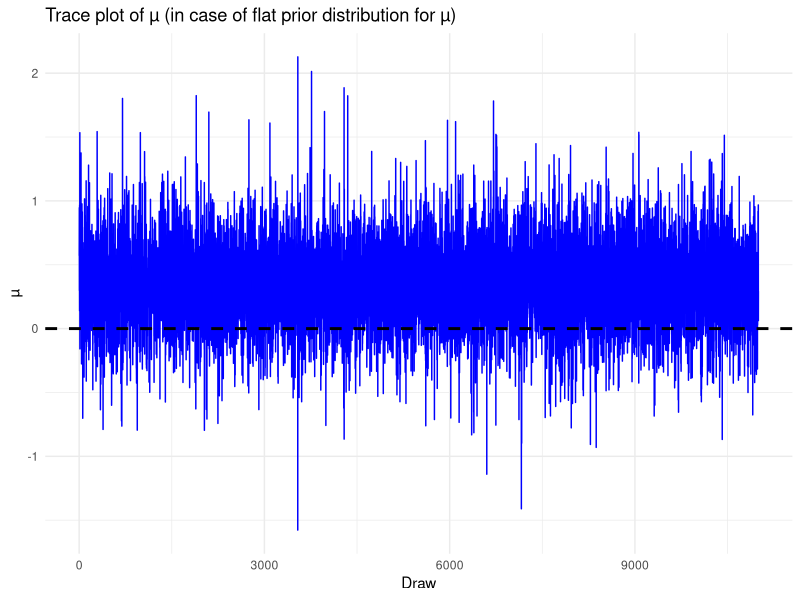
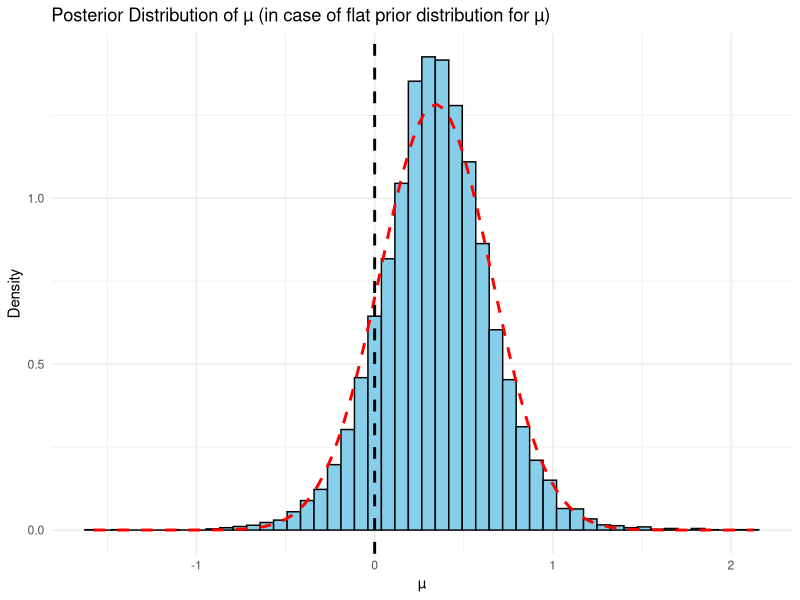
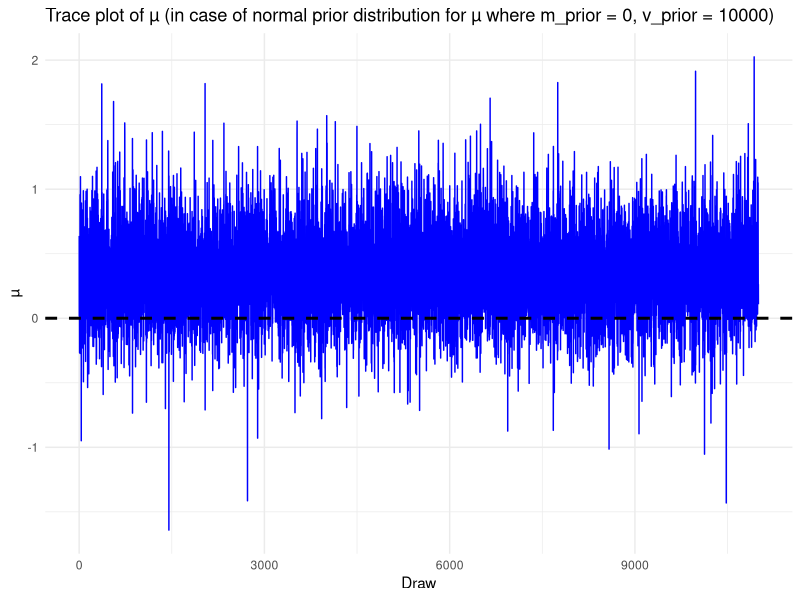
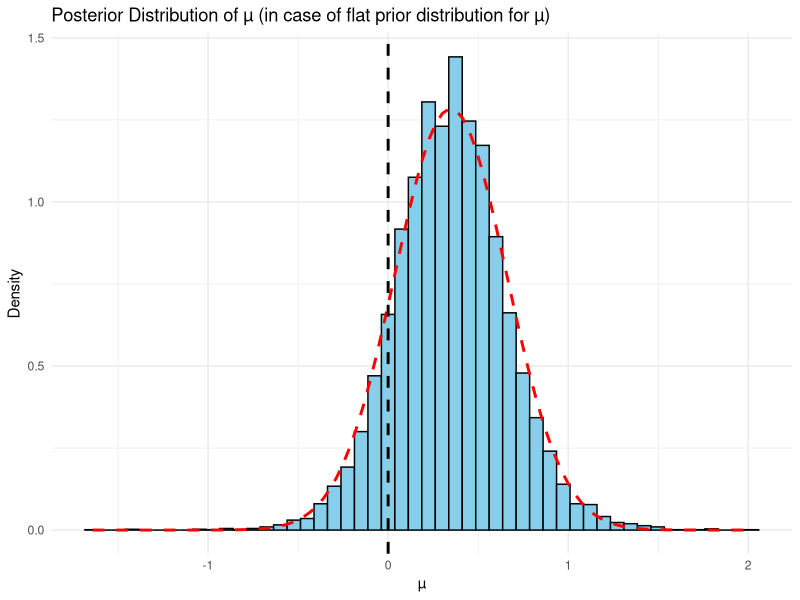
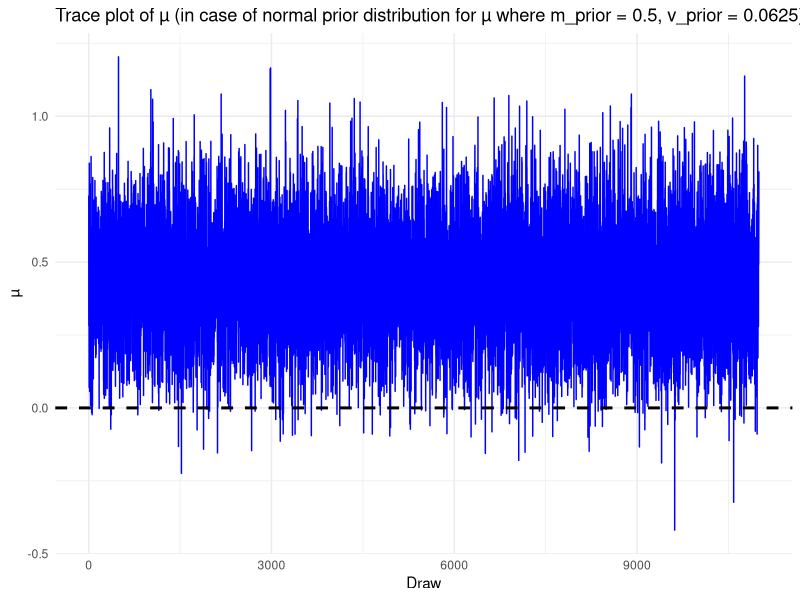
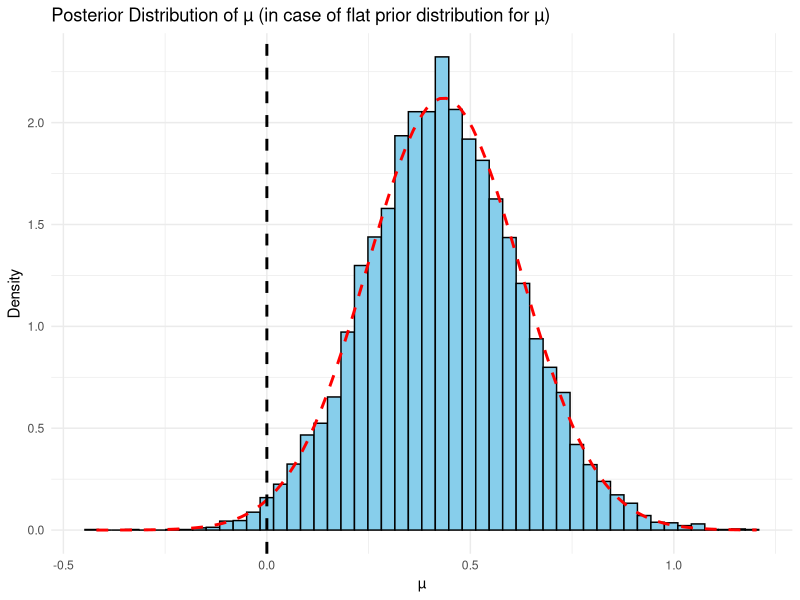
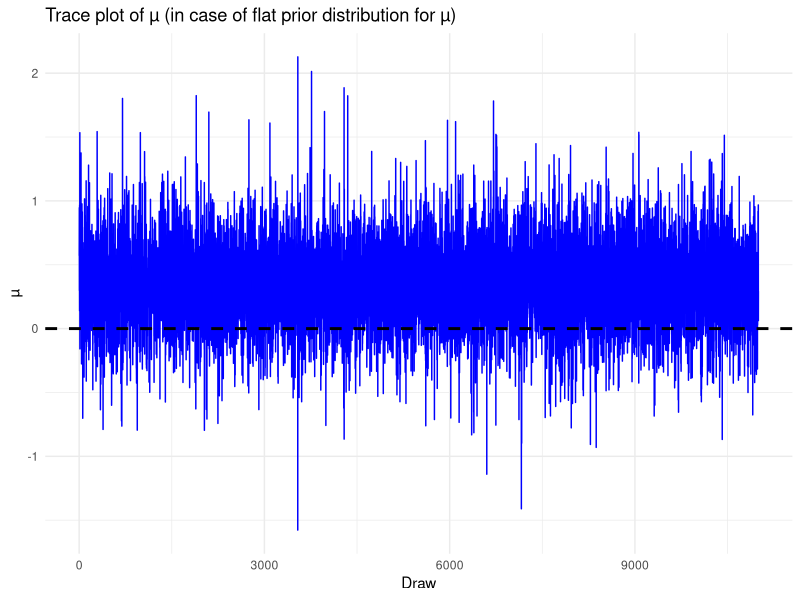
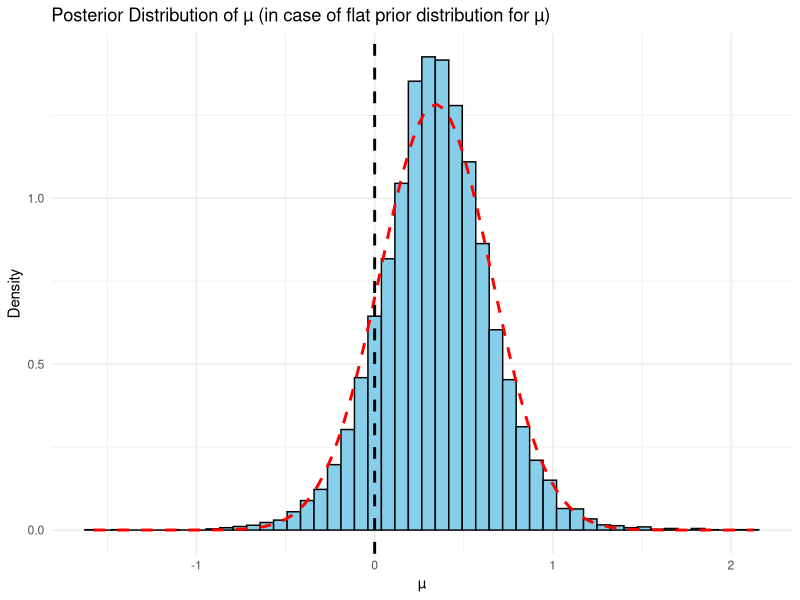

Write R code to recreate these figures, in order. (Note: this script raises an error after producing the figures.)
## ---- chunk 1
print('Gibbs sampling in case of flat prior distribution for µ')
sampleData <- c(1.6088,-1.4579,0.4502,1.0701,-0.3803,1.1201,0.4199,0.3998,-0.1904,0.3932)
numberOfSimulations <- 11000
numberOfBurnIn <- 1000

gibbsSampling_flatPrior <- function(input_sample){
  h_list <- numeric(numberOfSimulations)
  mu_list <- numeric(numberOfSimulations)
  
  initial_mu <- mean(input_sample)
  numberOfSample <- length(input_sample)
  
  # Gibbs sampling
  for (i in 1:numberOfSimulations) {
    a <- numberOfSample / 2
    
    if (i-1 == 0){
      b <- 1 / (1/2 * sum(sapply(1:numberOfSample, 
                                 function(j) (input_sample[j] - initial_mu)^2)))
    } else {
      b <- 1 / (1/2 * sum(sapply(1:numberOfSample, 
                                 function(j) (input_sample[j] - mu_list[i-1])^2)))
    }
    
    bar_y <- mean(sampleData)
    
    # draw from Gamma distribution
    h_list[i] <- rgamma(n = 1, shape = a, scale = b)
    
    # draw from Normal distribution
    mu_list[i] <- rnorm(n = 1, mean = bar_y, 
                        sd = sqrt(1/(h_list[i] * numberOfSample)))
  }
  return(list(h=h_list, mu=mu_list))
}

a_result <- gibbsSampling_flatPrior(sampleData)

# Trace plot of µ
library(ggplot2)
df <- data.frame(draw = seq_along(a_result$mu), mu = a_result$mu)

ggplot(df, aes(x = draw, y = mu)) +
  geom_line(color = 'blue') +
  geom_hline(yintercept = 0, color = 'black', linetype = 'dashed', linewidth = 1) +
  labs(title = 'Trace plot of µ (in case of flat prior distribution for µ)',
       x = 'Draw', y = 'µ') +
  theme_minimal()
ggsave('figures/a_flatPrior_tracePlot.png', width = 10, height = 6, dpi = 300)

ggplot(df, aes(x = mu)) +
    geom_histogram(aes(y = ..density..),
                   bins = 50, fill = 'skyblue', color = 'black') +
    stat_function(fun = dnorm,
                  args = list(mean = mean(df$mu), sd = sd(df$mu)),
                  color = 'red', linewidth = 1, linetype = 'dashed') +
    geom_vline(xintercept = 0, color = 'black', linetype = 'dashed', linewidth = 1) +
    labs(
      title = 'Posterior Distribution of µ (in case of flat prior distribution for µ)',
      x = 'µ',
      y = 'Density'
    ) +
    theme_minimal()
ggsave('figures/a_flatPrior_hist.png', width = 10, height = 6, dpi = 300)

twosided_pvalue <- function(p_pos, p_neg) {
  result <- 2 * min(p_pos, p_neg)
  
  result <- min(result, 1)
  
  return(result)
}

# estimate the posterior probabilities
print('The posterior probabilities are:')
sum_mu_greater_0 <- sum(a_result$mu[numberOfBurnIn:numberOfSimulations] > 0)/(numberOfSimulations-numberOfBurnIn)
print(paste('Pr(µ > 0 | y) =', sum_mu_greater_0))

sum_mu_less_0 <- sum(a_result$mu[numberOfBurnIn:numberOfSimulations] < 0)/(numberOfSimulations-numberOfBurnIn)
print(paste('Pr(µ < 0 | y) =', sum_mu_less_0))
## ---- chunk 2
print('Gibbs sampling in case of normal prior distribution for µ')

gibbsSampling_normalPrior <- function(input_sample, prior_mean, prior_variance){
  h_list <- numeric(numberOfSimulations)
  mu_list <- numeric(numberOfSimulations)
  
  initial_mu <- mean(input_sample)
  numberOfSample <- length(input_sample)
  
  for (i in 1:numberOfSimulations) {
    a <- numberOfSample / 2
    
    if (i-1 == 0){
      b <- 1 / (1/2 * sum(sapply(1:numberOfSample, 
                                 function(j) (input_sample[j] - initial_mu)^2)))
    } else {
      b <- 1 / (1/2 * sum(sapply(1:numberOfSample, 
                                 function(j) (input_sample[j] - mu_list[i-1])^2)))
    }
    
    bar_y <- mean(input_sample)
    
    # draw from Gamma distribution
    h_list[i] <- rgamma(n = 1, shape = a, scale = b)
    
    # draw from Normal distribution
    posterior_mean <- ((prior_mean/prior_variance) 
                       + h_list[i]*numberOfSample*mean(input_sample)) / (1/prior_variance + h_list[i]*numberOfSample)
    posterior_variance <- 1 / (1/prior_variance + h_list[i]*numberOfSample)
    
    mu_list[i] <- rnorm(n = 1, mean = posterior_mean, sd = sqrt(posterior_variance))
  }
  return(list(h=h_list, mu=mu_list))
}

b_prior_mean <- 0
b_prior_variance <- 100^2 

b_result <- gibbsSampling_normalPrior(sampleData, b_prior_mean, b_prior_variance)

# Trace plot of µ
df <- data.frame(draw = seq_along(b_result$mu), mu = b_result$mu)

ggplot(df, aes(x = draw, y = mu)) +
  geom_line(color = 'blue') +
  geom_hline(yintercept = 0, color = 'black', linetype = 'dashed', linewidth = 1) +
  labs(title = 'Trace plot of µ (in case of normal prior distribution for µ where m_prior = 0, v_prior = 10000)',
       x = 'Draw', y = 'µ') +
  theme_minimal()
ggsave('figures/b_normalPrior_tracePlot.png', width = 10, height = 6, dpi = 300)

ggplot(df, aes(x = mu)) +
    geom_histogram(aes(y = ..density..),
                   bins = 50, fill = 'skyblue', color = 'black') +
    stat_function(fun = dnorm,
                  args = list(mean = mean(df$mu), sd = sd(df$mu)),
                  color = 'red', linewidth = 1, linetype = 'dashed') +
    geom_vline(xintercept = 0, color = 'black', linetype = 'dashed', linewidth = 1) +
    labs(
      title = 'Posterior Distribution of µ (in case of flat prior distribution for µ)',
      x = 'µ',
      y = 'Density'
    ) +
    theme_minimal()
ggsave('figures/b_flatPrior_hist.png', width = 10, height = 6, dpi = 300)

# estimate the posterior probabilities
print('The posterior probabilities are:')
sum_mu_greater_0 <- sum(b_result$mu[numberOfBurnIn:numberOfSimulations] > 0)/(numberOfSimulations-numberOfBurnIn)
print(paste('Pr(µ > 0 | y) =', sum_mu_greater_0))

sum_mu_less_0 <- sum(b_result$mu[numberOfBurnIn:numberOfSimulations] < 0)/(numberOfSimulations-numberOfBurnIn)
print(paste('Pr(µ < 0 | y) =', sum_mu_less_0))
## ---- chunk 3
print('Gibbs sampling in case of normal prior distribution for µ')
c_prior_mean <- 0.5
c_prior_variance <- 0.25^2

c_result <- gibbsSampling_normalPrior(sampleData, c_prior_mean, c_prior_variance)

# Trace plot of µ
df <- data.frame(draw = seq_along(c_result$mu), mu = c_result$mu)

ggplot(df, aes(x = draw, y = mu)) +
  geom_line(color = 'blue') +
  geom_hline(yintercept = 0, color = 'black', linetype = 'dashed', linewidth = 1) +
  labs(title = 'Trace plot of µ (in case of normal prior distribution for µ where m_prior = 0.5, v_prior = 0.0625)',
       x = 'Draw', y = 'µ') +
  theme_minimal()
ggsave('figures/c_normalPrior_tracePlot.png', width = 10, height = 6, dpi = 300)

ggplot(df, aes(x = mu)) +
    geom_histogram(aes(y = ..density..),
                   bins = 50, fill = 'skyblue', color = 'black') +
    stat_function(fun = dnorm,
                  args = list(mean = mean(df$mu), sd = sd(df$mu)),
                  color = 'red', linewidth = 1, linetype = 'dashed') +
    geom_vline(xintercept = 0, color = 'black', linetype = 'dashed', linewidth = 1) +
    labs(
      title = 'Posterior Distribution of µ (in case of flat prior distribution for µ)',
      x = 'µ',
      y = 'Density'
    ) +
    theme_minimal()
ggsave('figures/c_flatPrior_hist.png', width = 10, height = 6, dpi = 300)

# estimate the posterior probabilities
print('The posterior probabilities are:')
sum_mu_greater_0 <- sum(c_result$mu[numberOfBurnIn:numberOfSimulations] > 0)/(numberOfSimulations-numberOfBurnIn)
print(paste('Pr(µ > 0 | y) =', sum_mu_greater_0))

sum_mu_less_0 <- sum(c_result$mu[numberOfBurnIn:numberOfSimulations] < 0)/(numberOfSimulations-numberOfBurnIn)
print(paste('Pr(µ < 0 | y) =', sum_mu_less_0))
## ---- chunk 4
y <- c(1.6088, -1.4579, 0.4502, 1.0701, -0.3803, 1.1201, 0.4199, 0.3998, -0.1904, 0.3932)
n <- length(y)
y_bar <- mean(y)

s2 <- sum((y-y_bar)^2) / (n-1)
se <- sqrt(s2/n)

t_stat <- y_bar/se

p_value <- 2*(1-pt(abs(t_stat), df=n-1))

cat("n =", n, "\n")
cat("y_bar =", round(y_bar, 4), "\n")
cat("s2 =", round(s2, 4), "SE =", round(se, 4), "\n")
cat("t = ", round(t_stat, 4), "p-value =", round(p_value, 4), "\n")

critical <- 2.2622
if (abs(t_stat) > critical) {
  cat("Reject H0 at 5%", critical, "\n")
} else {
  cat("Fail to reject H0 at 5%", critical, "\n")
}

summary_stats <- function(samples){
  c(mean=mean(samples), sd=sd(samples), CI_2.5=quantile(samples, 0.025), CI_97.5=quantile(samples, 0.975), p_t0=mean(samples > 0))
}

stats_a <- summary_stats(mu_posterior_a)
stats_b <- summary_stats(mu_posterior_b)
stats_c <- summary_stats(mu_posterior_c)

results_table <- rbind(a = stats_a, b = stats_b, c = stats_c)
print(round(results_table, 4))

cat("\nFrequentist t-test: t =", round(t_stat,4), " p =", round(p_value,4), "\n")
